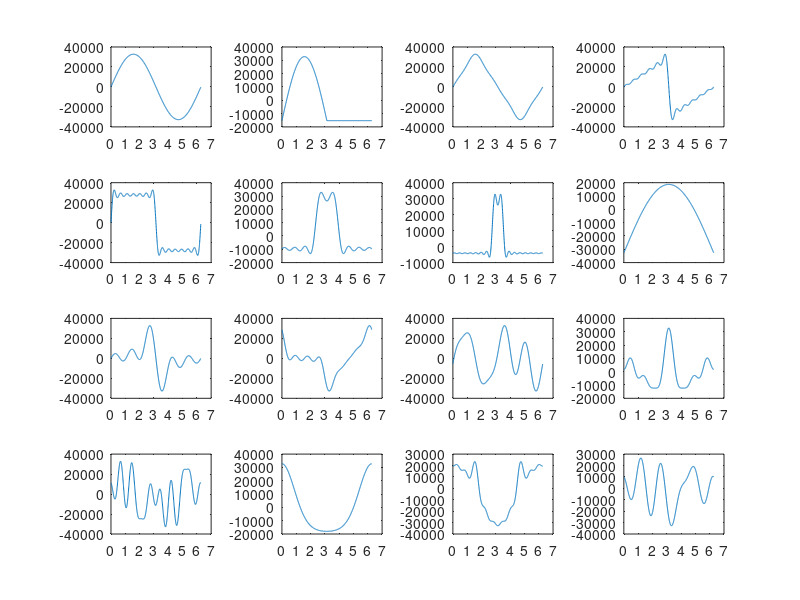

MATLAB code for this plot:
## Copyright (C) 2024 Daniel Marks
##
## zlib license...
##

## Author: Daniel Marks <Daniel Marks@VECTRON>
## Created: 2024-06-04

function retval = makewaves (n,fl)
  
if nargin<1
  n = 1024;
endif
if nargin<2
  fl='waves.c';
endif

maxone = @(x) x./max(abs(x));
subzero = @(x) (x-sum(x)/length(x));

fp=fopen(fl,'w');
fprintf(fp,'/* waves.c */\r\n\r\n#include <stdint.h>\r\n\r\n');

qmax=2^15-1;
ang=(0:n-1)*(2*pi/n);

sinwv = floor(sin(ang)*qmax+0.5);

rectwv = (sinwv>0).*sinwv;
rectwv = floor(maxone(subzero(rectwv))*qmax+0.5);

halfwv = sin((0:n-1)*(pi/n));
halfwv = floor(maxone(subzero(halfwv))*qmax+0.5);

triwv = ang * 0;
for n=0:1:2
  triwv = triwv + ((-1)^n)*(sin(ang*(2*n+1)))./((2*n+1).^2);
end
triwv = floor(maxone(subzero(triwv))*qmax+0.5);

sawwv = ang * 0;
for n=1:1:11
  sawwv = sawwv + -((-1)^n)*(sin(ang*n)./n);
end
sawwv = floor(maxone(subzero(sawwv))*qmax+0.5);

sqrwv = ang * 0;
for n=1:2:13
  sqrwv = sqrwv + (sin(ang*n)+1e-10)./n;
end
sqrwv = floor(maxone(subzero(sqrwv))*qmax+0.5);

sqrwv2 = ang * 0;
for n=1:2:17
  sqrwv2 = sqrwv2 + (sin((pi/8)*n)*cos((ang-pi)*n/2))/n;
end
sqrwv2 = floor(maxone(subzero(sqrwv2))*qmax+0.5);

sqrwv3 = ang * 0;
for n=1:2:33
  sqrwv3 = sqrwv3 + (sin((pi/16)*n)*cos((ang-pi)*n/2))/n;
end
sqrwv3 = floor(maxone(subzero(sqrwv3))*qmax+0.5);

wd1 = sin(ang)-sin(2*ang)+sin(3*ang)-sin(4*ang)+sin(5*ang);
wd1 = floor(maxone(subzero(wd1))*qmax+0.5);

wd2 = cos(ang)-sin(2*ang)/2+cos(3*ang)/3-sin(4*ang)/4+cos(5*ang)/5-sin(6*ang)/6+cos(7*ang)/7;
wd2 = floor(maxone(subzero(wd2))*qmax+0.5);

wd3 = sin(2*ang)/2-cos(3*ang)/3+sin(4*ang)/4+cos(5*ang)/5;
wd3 = floor(maxone(subzero(wd3))*qmax+0.5);

wd4 = -cos(ang)+cos(2*ang)/2-cos(3*ang)/3+cos(4*ang)/4-cos(5*ang)/5+cos(6*ang/6)-cos(7*ang)/7;
wd4 = floor(maxone(subzero(wd4))*qmax+0.5);

wd5 = cos(ang)-cos(3*ang)+sin(5*ang)-sin(7*ang)+cos(9*ang);
wd5 = floor(maxone(subzero(wd5))*qmax+0.5);

wd6 = (cos(ang*0.5).^2+1).^5;
wd6 = floor(maxone(subzero(wd6))*qmax+0.5);

wd7 = cos(ang)-cos(2*ang)/3+cos(4*ang)/5-cos(6*ang)/7+cos(8*ang)/9-cos(10*ang)/11;
wd7 = floor(maxone(subzero(wd7))*qmax+0.5);

wd8 = cos(ang)-cos(2*ang)*sqrt(2)+sin(3*ang)*sqrt(3)-sin(4*ang)*sqrt(4)+cos(5*ang)*sqrt(5);
wd8 = floor(maxone(subzero(wd8))*qmax+0.5);

writeary(fp,sinwv,'table_sine');
writeary(fp,halfwv,'table_halfsine');
writeary(fp,rectwv,'table_rectsine');
writeary(fp,triwv,'table_triangle');
writeary(fp,sawwv,'table_sawtooth');
writeary(fp,sqrwv,'table_squarewave');
writeary(fp,sqrwv2,'table_squarewave2');
writeary(fp,sqrwv3,'table_squarewave3');
writeary(fp,wd1,'table_wd1');
writeary(fp,wd2,'table_wd2');
writeary(fp,wd3,'table_wd3');
writeary(fp,wd4,'table_wd4');
writeary(fp,wd5,'table_wd5');
writeary(fp,wd6,'table_wd6');
writeary(fp,wd7,'table_wd7');
writeary(fp,wd8,'table_wd8');

fprintf(fp,'const int16_t *wavetables[16]= { table_sine, table_halfsine, table_rectsine, table_triangle, table_sawtooth, table_squarewave, table_squarewave2, table_squarewave3, table_wd1, table_wd2, table_wd3, table_wd4, table_wd5, table_wd6, table_wd7, table_wd8 };\r\n');
fclose(fp);

figure(1);clf;
subplot(4,4,1);
plot(ang,sinwv);
subplot(4,4,2);
plot(ang,rectwv);
subplot(4,4,3);
plot(ang,triwv);
subplot(4,4,4);
plot(ang,sawwv);
subplot(4,4,5);
plot(ang,sqrwv);
subplot(4,4,6);
plot(ang,sqrwv2);
subplot(4,4,7);
plot(ang,sqrwv3);
subplot(4,4,8);
plot(ang,halfwv);
subplot(4,4,9);
plot(ang,wd1);
subplot(4,4,10);
plot(ang,wd2);
subplot(4,4,11);
plot(ang,wd3);
subplot(4,4,12);
plot(ang,wd4);
subplot(4,4,13);
plot(ang,wd5);
subplot(4,4,14);
plot(ang,wd6);
subplot(4,4,15);
plot(ang,wd7);
subplot(4,4,16);
plot(ang,wd8);


endfunction


function x = writeary(fl,ary,name);
  
fprintf(fl,'const int16_t %s',name);
fprintf(fl,'[%d]={\r\n',
length(ary));
el=0;
for n=1:16:length(ary)-16
  fprintf(fl,'    ');
  fprintf(fl,'%d,',ary(n:n+15));
  el=el+16;
  fprintf(fl,'\r\n');
end
fprintf(fl,'    ');
fprintf(fl,'%d,',ary(length(ary)-15:length(ary)-1));
fprintf(fl,'%d', ary(length(ary)));
fprintf(fl,'};\r\n\r\n');
x=0;
endfunction
